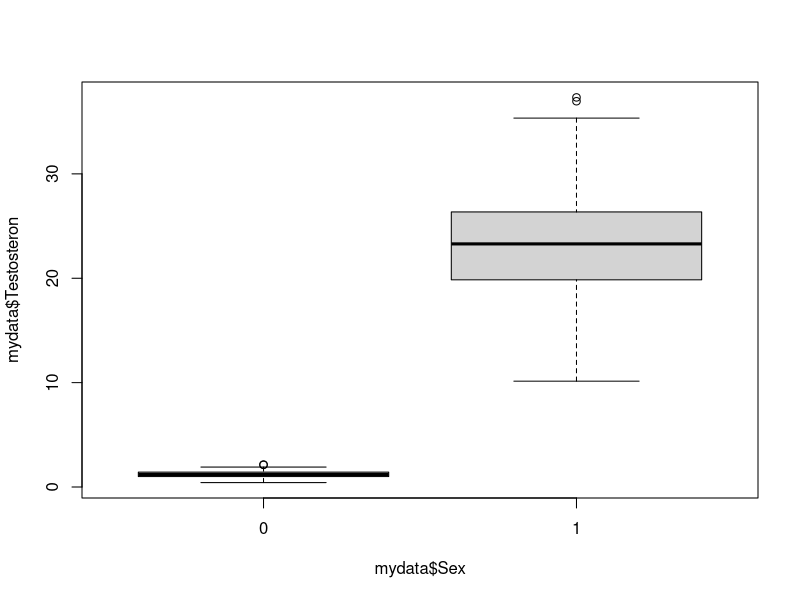
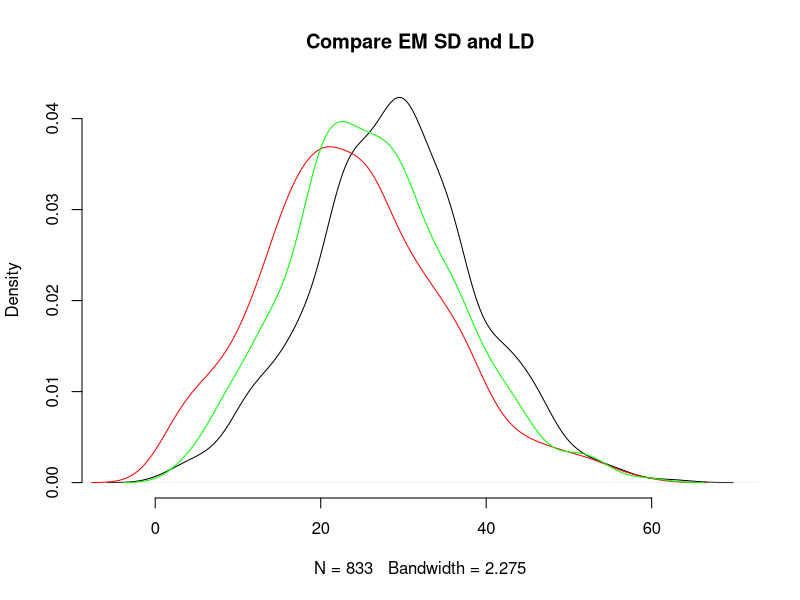
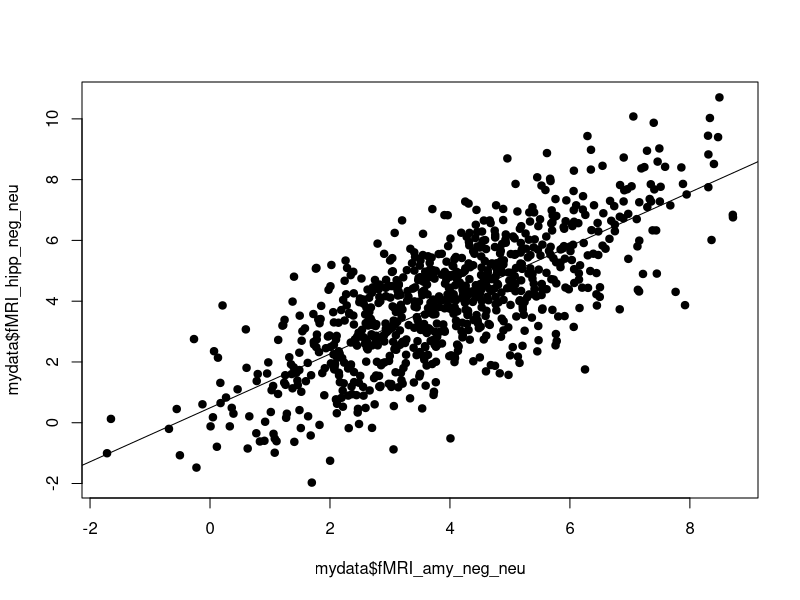

Write the R code that produced these figures, in order.
#Poweranalyse
install.packages(pwr)
library(pwr)

pwr.r.test(n=800, r=0.1, sig.level = 0.05, power = NULL, alternative = c("two.sided"))
pwr.r.test(n=800, r=0.3, sig.level = 0.05, power = NULL, alternative = c("two.sided"))
pwr.r.test(n=800, r=0.5, sig.level = 0.05, power = NULL, alternative = c("two.sided"))

pwr.r.test(n=800, r=0.1, sig.level = 0.005, power = NULL, alternative = c("two.sided"))
pwr.r.test(n=800, r=0.3, sig.level = 0.005, power = NULL, alternative = c("two.sided"))
pwr.r.test(n=800, r=0.5, sig.level = 0.005, power = NULL, alternative = c("two.sided"))

pwr.r.test(n=NULL, r=0.1, sig.level = 0.005, power = 0.9, alternative = c("two.sided"))
pwr.r.test(n=NULL, r=0.3, sig.level = 0.005, power = 0.9, alternative = c("two.sided"))
pwr.r.test(n=NULL, r=0.5, sig.level = 0.005, power = 0.9, alternative = c("two.sided"))

pwr.r.test(n=250, r=0.1, sig.level = 0.05, power = NULL, alternative = c("two.sided"))
pwr.r.test(n=250, r=0.3, sig.level = 0.05, power = NULL, alternative = c("two.sided"))
pwr.r.test(n=250, r=0.5, sig.level = 0.05, power = NULL, alternative = c("two.sided"))

setwd("/Users/larissa-ravessoud/Documents/GitHub/GIT_2_LARISSA")

mydata <- read.table("mydata.txt", header=T, sep="\t")

View(mydata)
dim(mydata)
summary(mydata)
head(mydata)

mydata$Sex <- as.factor(mydata$Sex)
mydata$Filter <- as.factor(mydata$Filter)
summary(mydata)

mydata <- subset(mydata, Filter == 0)
nrow(mydata)

t.test(mydata$Testosteron ~ mydata$Sex)
plot(mydata$Testosteron ~ mydata$Sex)
summary(mydata$Testosteron[mydata$Sex==0])
summary(mydata$Testosteron[mydata$Sex==1])

mydata$Sex_ch <- factor(mydata$Sex, levels=c(0,1), labels=c("female", "male"))
summary(mydata)

summary(lm(Extraversion ~ Sex_ch, data=mydata))

cor(mydata$EM_SD, mydata$EM_LD, use="pairwise")
t.test(mydata$EM_SD, mydata$EM_LD)
summary(mydata$EM_SD)
summary(mydata$EM_LD)

mydata$EM <- (mydata$EM_SD + mydata$EM_LD)/2

plot(density(mydata$EM_SD), main="Compare EM SD and LD", frame.plot=F)
lines(density(mydata$EM_LD), col="red")
lines(density(mydata$EM), col="green")


cor(mydata$fMRI_amy_neg_neu, mydata$fMRI_hipp_neg_neu)
plot(mydata$fMRI_amy_neg_neu, mydata$fMRI_hipp_neg_neu, pch=19)
abline(lm(mydata$fMRI_hipp_neg_neu ~ mydata$fMRI_amy_neg_neu))

summary(lm(EM ~ Sex_ch + Extraversion + fMRI_hipp_neg_neu, data=mydata))
